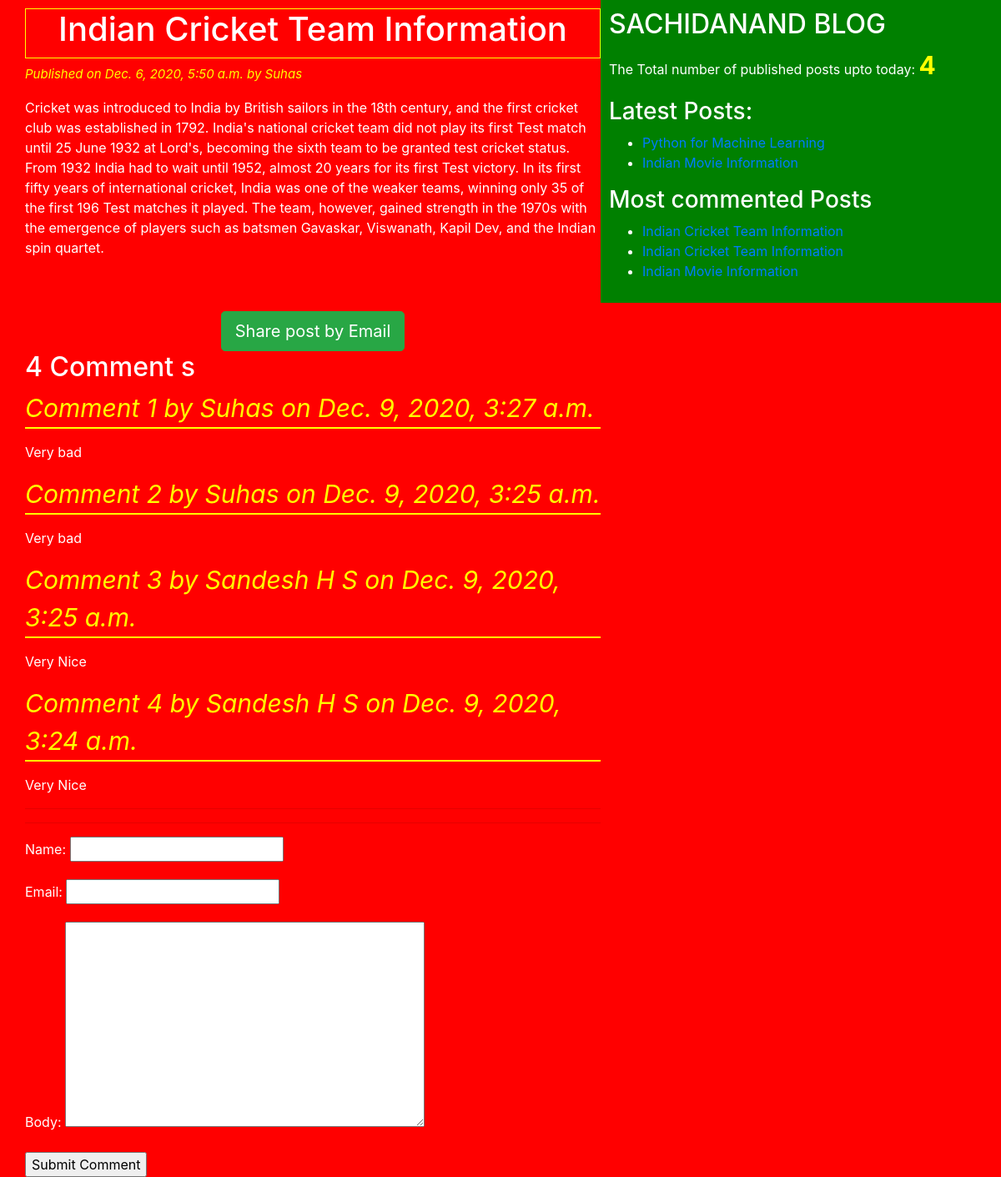
/2020/12/06/Indian-Cricket-Information/, run on the app's committed database.
### blogapp/models.py (models this page shows, shortened)
class Post(models.Model):
    STATUS_CHOICES=(('draft','Draft'),('published','Published'))
    title = models.CharField(max_length=50)
    slug = models.SlugField(max_length=200,unique_for_date='publish')
    author = models.ForeignKey(User,related_name='blog_posts' ,on_delete=models.CASCADE)
    body = models.TextField()
    publish = models.DateTimeField(default=timezone.now)
    created = models.DateTimeField(auto_now_add=True)
    updated = models.DateTimeField(auto_now=True)
    status = models.CharField(max_length=50,choices=STATUS_CHOICES,default='draft')
    objects=CustomManager()
    tags=TaggableManager()
    class Meta:
    	ordering=('-publish',)
    def get_absolute_url(self):
    	return reverse('post_detail',args=[self.publish.year,self.publish.strftime('%m'),self.publish.strftime('%d'),self.slug])

class Comment(models.Model):
    post=models.ForeignKey(Post,related_name='comments', on_delete=models.CASCADE)
    name = models.CharField( max_length=50)
    email = models.EmailField()
    body = models.TextField()
    created = models.DateTimeField(auto_now_add=True)
    updated = models.DateTimeField(auto_now=True)
    active=models.BooleanField(default=True)
    class Meta:
        ordering=('-created',)

### blogapp/views.py (the view)
# urls.py: re_path(r'^(?P<year>\d{4})/(?P<month>\d{2})/(?P<day>\d{2})/(?P<post>[-\w]+)/$',views.post_detail_view,name='post_detail'),
def post_detail_view(request,year,month,day,post):
	post = get_object_or_404(Post,slug=post,status='published',publish__year=year,publish__month=month,publish__day=day)
	comments=post.comments.filter(active=True)
	csubmit=False
	if request.method=='POST':
		form=CommentForm(request.POST)
		if form.is_valid():
			new_comment=form.save(commit=False)
			new_comment.post=post
			new_comment.save()
			csubmit=True
	else:
		form=CommentForm()
	my_dict={'post':post,'form':form,'csubmit':csubmit,'comments':comments}
	return render(request=request, template_name='blogapp/post_detail.html',context=my_dict)

### blogapp/forms.py
class CommentForm(forms.ModelForm):
    class Meta:
        model = Comment
        fields = ('name','email','body')

### blogapp/models.py (called while the page is built)
	def get_queryset(self):
		return super().get_queryset().filter(status='published')

### blogapp/templatetags/blog_tags.py (called while the page is built)
@register.simple_tag(name='my_tag')
def total_posts():
	return Post.objects.count()

@register.inclusion_tag('blogapp/latest_posts.html')
def show_latest_posts():
	latest_posts=Post.objects.order_by('-publish')[:2]
	return {'latest_posts':latest_posts}

@register.simple_tag()
def get_most_commented_posts(count=3):
	return Post.objects.annotate(total_comments=Count('comments')).order_by('-total_comments')[:count]

### templates/blogapp/post_detail.html (shortened to what this page needs)
{% extends "blogapp/base.html" %}
{% block content_block %}
	<h1>{{ post.title }}</h1>
	<p id="date">Published on {{post.publish}} by {{ post.author|title }}</p>
		{{ post.body|linebreaks }}
	<br><br>
	<div class="container" align="center">
			<a href="/{{ post.id }}/share" class="btn btn-lg btn-success" target="blank">Share post by Email</a>
	</div>
	{% with comments.count as comments_count  %}
		<h2>{{  comments_count}} Comment {{ comments_count|pluralize }}</h2>
	{% endwith %}
	{% if comments %}
		{% for comment in comments  %}
			<p id='ch'>Comment {{ forloop.counter }} by {{ comment.name }} on {{ comment.created }}</p>
			<div class="cb">
				{{ comment.body|linebreaks }}
			</div>
		{% endfor %}
		<hr><hr>
	{% else %}
		<p>There are no Comments Yet!!!</p>
	{% endif %}
	{% if csubmit %}
		<h2>Your Comment added successfully</h2>
	{% else %}
		<form method="post">
			{{ form.as_p }}
			<input type="submit" name="" value="Submit Comment">
		</form>
	{% endif %}
{% endblock content_block %}

### templates/blogapp/base.html (shortened to what this page needs)
<!DOCTYPE html>
{% load blog_tags %}
{% load static %}
<html lang="en" dir="ltr">
<head>
	<link rel="stylesheet" href="https://cdn.jsdelivr.net/npm/bootstrap@4.5.3/dist/css/bootstrap.min.css">
	<link rel="stylesheet" type="text/css" href="{% static "css/blogapp/blog.css" %}">
</head>
<body>
	<div class="content">
		{% block content_block %}
		{% endblock content_block %}
	</div>
	<div class="sidebar">
		<h2>SACHIDANAND BLOG</h2>
		<p>The Total number of published posts upto today: <span id="pcount">{% my_tag %}</span> </p>
		<h3>Latest Posts:</h3>{% show_latest_posts %}
		<h3>Most commented Posts</h3>
		{% get_most_commented_posts as m_c_p%}
		<ul>
			{% for post in m_c_p %}
			<li><a href="{{ post.get_absolute_url }}">{{ post.title }}</a></li>
			{% endfor %}
		</ul>
	</div>
</body>
</html>

### templates/blogapp/latest_posts.html
<ul>
	{% for post in  latest_posts %}
		<li><a href="{{ post.get_absolute_url }}">{{ post.title }}</a></li>
	{% endfor %}
</ul>

### static/css/blogapp/blog.css (style rules this page uses)
.content { width: 60%; float: left; padding: 10px 0 0 30px; background: red; height: 100%; }
.sidebar { width: 40%; float: right; padding: 10px; background: green; height: 100%; }
h1 { text-align: center; border: 1px solid yellow; padding-bottom: 10px; }
body { color: white; background: red; }
#date { color: yellow; font-size: 15px; font-style: italic; }
#ch { color: yellow; font-size: 30px; font-style: italic; border-bottom: 2px solid yellow; }
#pcount { font-size: 30px; color: yellow; font-weight: bold; }

### data on the page
Post: title "Indian Cricket Team Information", publish "Dec. 6, 2020, 5:50 a.m.", author "Suhas", body "Cricket was introduced to India by British sailors in the 18th century, and the first cricket club was established in 1792. India's national cricket team did not play its first Test match until 25 June 1932 at Lord's, becoming the sixth team to be granted test cricket status. From 1932 India had to wait until 1952, almost 20 years for its first Test victory. In its first fifty years of international cricket, India was one of the weaker teams, winning only 35 of the first 196 Test matches it played. The team, however, gained strength in the 1970s with the emergence of players such as batsmen Gavaskar, Viswanath, Kapil Dev, and the Indian spin quartet."
Comment: name "Suhas", created "Dec. 9, 2020, 3:27 a.m.", body "Very bad"
Comment: name "Suhas", created "Dec. 9, 2020, 3:25 a.m.", body "Very bad"
Comment: name "Sandesh H S", created "Dec. 9, 2020, 3:25 a.m.", body "Very Nice"
Comment: name "Sandesh H S", created "Dec. 9, 2020, 3:24 a.m.", body "Very Nice"
Post: title "Python for Machine Learning"
Post: title "Indian Movie Information"
Post: title "Indian Cricket Team Information"

### other printed values
{{ comments_count }} "4"
